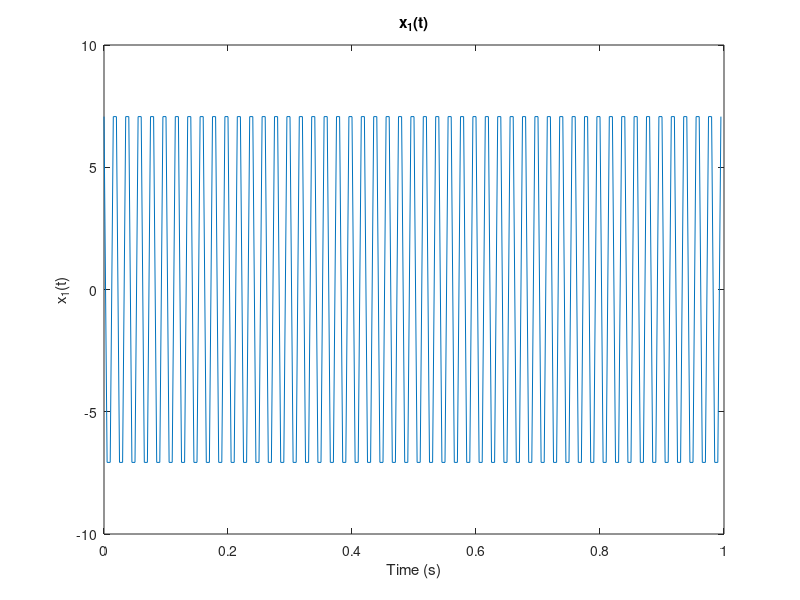
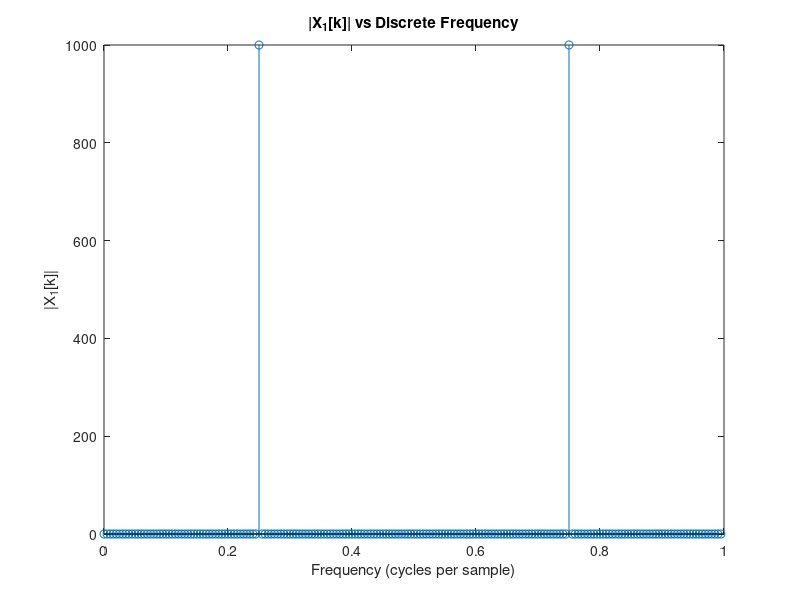
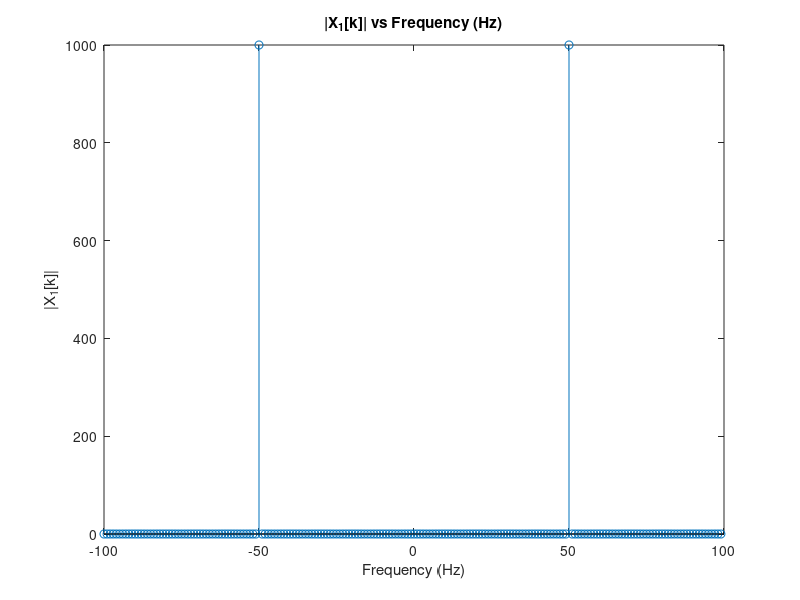
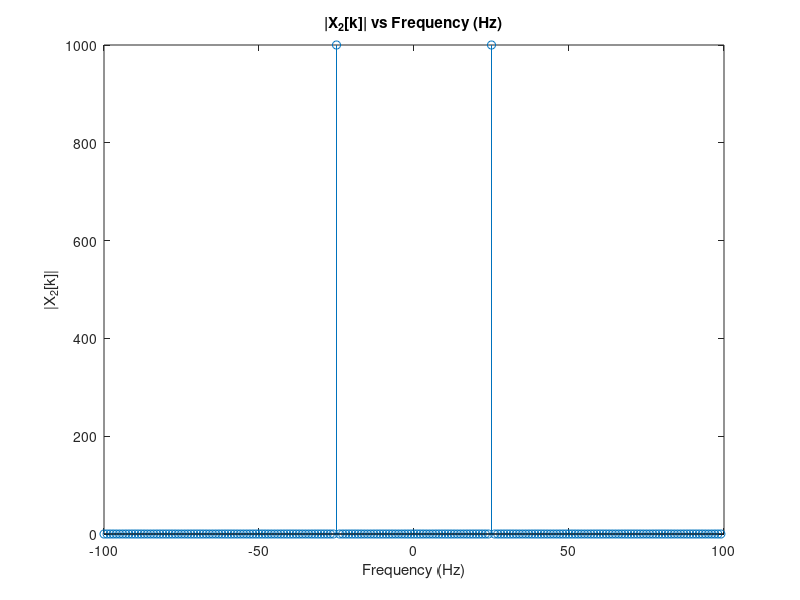

Write the MATLAB code that produced these figures, in order.
% Script for spectral analysis of sinusoids

close all
clear

%% Define Signals

A = 10;
f1 = 50; % frequency for sinusoid 1
f2 = 175; % frequency for sinusoid 2
f3 = 50.5; % frequency for sinusoid 3
phi = pi/4;
fs = 200;  % sampling frequenc
N = 200;  % number of samples collected

t = (0:N-1)/fs;

x1 = A*cos(2*pi*f1*t + phi);
x2 = A*cos(2*pi*f2*t + phi);
x3 = A*cos(2*pi*f3*t + phi);

figure
plot(t,x1)
title('x_1(t)')
ylabel('x_1(t)')
xlabel('Time (s)')

%% Calculate and display DFT coefficients for f1

f_hat = (0:N-1)/N;
f_hz = (0:N-1)*fs/N;
X1 = fft(x1);

figure
stem(f_hat,abs(X1))
title('|X_1[k]| vs Discrete Frequency')
ylabel('|X_1[k]|')
xlabel('Frequency (cycles per sample)')



%% Calculate spectrum - negative and positive frequencies 
% Plotting DFT Coefficients vs Frequency(Hz)

f_hz = [-N/2:(N/2)-1]*fs/N;  % N even

figure
stem(f_hz, fftshift(abs(X1)))
title('|X_1[k]| vs Frequency (Hz)')
ylabel('|X_1[k]|')
xlabel('Frequency (Hz)')

X2 = fft(x2);

figure
stem(f_hz, fftshift(abs(X2)))
title('|X_2[k]| vs Frequency (Hz)')
ylabel('|X_2[k]|')
xlabel('Frequency (Hz)')

X3 = fft(x3);

figure
stem(f_hz, fftshift(abs(X3)))
title('|X_3[k]| vs Frequency (Hz)')
ylabel('|X_3[k]|')
xlabel('Frequency (Hz)')

